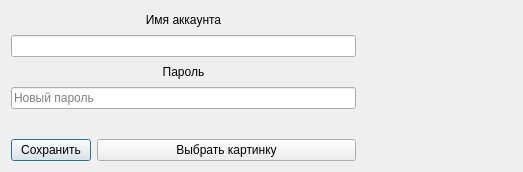
<?xml version="1.0" encoding="UTF-8"?>
<ui version="4.0">
 <class>Dialog</class>
 <widget class="QDialog" name="Dialog">
  <property name="geometry">
   <rect>
    <x>0</x>
    <y>0</y>
    <width>523</width>
    <height>168</height>
   </rect>
  </property>
  <property name="sizePolicy">
   <sizepolicy hsizetype="Fixed" vsizetype="Fixed">
    <horstretch>0</horstretch>
    <verstretch>0</verstretch>
   </sizepolicy>
  </property>
  <property name="windowTitle">
   <string>Dialog</string>
  </property>
  <layout class="QHBoxLayout" name="horizontalLayout">
   <item>
    <layout class="QVBoxLayout" name="verticalLayout">
     <item>
      <widget class="QLabel" name="label_name_pass">
       <property name="text">
        <string>Имя аккаунта</string>
       </property>
       <property name="alignment">
        <set>Qt::AlignCenter</set>
       </property>
      </widget>
     </item>
     <item>
      <widget class="QLineEdit" name="linedit_username">
       <property name="sizePolicy">
        <sizepolicy hsizetype="Minimum" vsizetype="Minimum">
         <horstretch>0</horstretch>
         <verstretch>0</verstretch>
        </sizepolicy>
       </property>
       <property name="minimumSize">
        <size>
         <width>250</width>
         <height>0</height>
        </size>
       </property>
       <property name="readOnly">
        <bool>false</bool>
       </property>
      </widget>
     </item>
     <item>
      <widget class="QLabel" name="label_password">
       <property name="text">
        <string>Пароль</string>
       </property>
       <property name="alignment">
        <set>Qt::AlignCenter</set>
       </property>
      </widget>
     </item>
     <item>
      <widget class="QLineEdit" name="linedit_password">
       <property name="placeholderText">
        <string>Новый пароль</string>
       </property>
       <property name="clearButtonEnabled">
        <bool>true</bool>
       </property>
      </widget>
     </item>
     <item>
      <widget class="QLabel" name="label_walidation_password">
       <property name="text">
        <string/>
       </property>
      </widget>
     </item>
     <item>
      <layout class="QHBoxLayout" name="horizontalLayout_3">
       <item>
        <widget class="QPushButton" name="push_button_save">
         <property name="sizePolicy">
          <sizepolicy hsizetype="Minimum" vsizetype="Minimum">
           <horstretch>0</horstretch>
           <verstretch>0</verstretch>
          </sizepolicy>
         </property>
         <property name="minimumSize">
          <size>
           <width>80</width>
           <height>0</height>
          </size>
         </property>
         <property name="maximumSize">
          <size>
           <width>80</width>
           <height>16777215</height>
          </size>
         </property>
         <property name="text">
          <string>Сохранить</string>
         </property>
        </widget>
       </item>
       <item>
        <widget class="QPushButton" name="push_button_chose_image">
         <property name="sizePolicy">
          <sizepolicy hsizetype="Minimum" vsizetype="Minimum">
           <horstretch>0</horstretch>
           <verstretch>0</verstretch>
          </sizepolicy>
         </property>
         <property name="minimumSize">
          <size>
           <width>118</width>
           <height>0</height>
          </size>
         </property>
         <property name="text">
          <string>Выбрать картинку</string>
         </property>
        </widget>
       </item>
      </layout>
     </item>
    </layout>
   </item>
   <item>
    <widget class="QLabel" name="label_image">
     <property name="sizePolicy">
      <sizepolicy hsizetype="Fixed" vsizetype="Fixed">
       <horstretch>0</horstretch>
       <verstretch>0</verstretch>
      </sizepolicy>
     </property>
     <property name="minimumSize">
      <size>
       <width>150</width>
       <height>150</height>
      </size>
     </property>
     <property name="text">
      <string/>
     </property>
    </widget>
   </item>
  </layout>
 </widget>
 <resources/>
 <connections/>
</ui>
